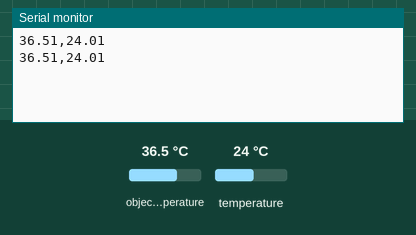
This sketch was run on a simulated Arduino Uno, built with avr-gcc and run on an emulated ATmega328P. Parts: the last lines printed to the serial monitor. The test bench sets the inputs (shaded band); at power-on: object temperature 36.5 °C, temperature 24 °C.

Above: at 10.8 s.
10.9 s: object temperature set to 20 °C
At 20.7 s:
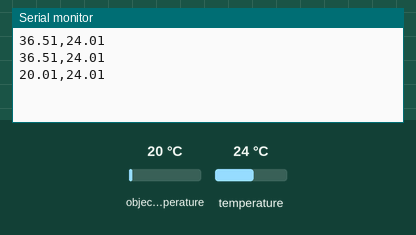
20.9 s: temperature set to 12 °C
At 30.7 s:
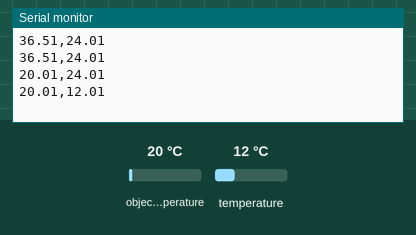
30.9 s: object temperature set to 26 °C
At 41.5 s:
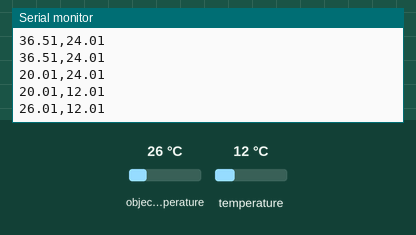
Timing chart, 0 to 43.0 s (numbered marks = the images above; inputs shaded):
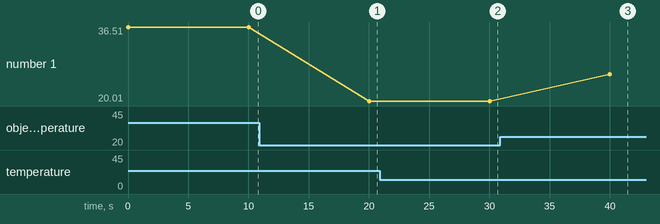

The sketch:

SlaveSender.ino
```cpp
#include <Wire.h>
#include <Adafruit_MLX90614.h>
//create The temperature sensor object and assign emmisivity value
//Important Emmisivity Values
//Ashphalt: 0.93
//Gravel: 0.28
//Dirt: 0.90 - 0.95
//Snow: 0.96 - 0.98
//Ice smooth: 0.966
//Ice rough: 0.985
Adafruit_MLX90614 mlx = Adafruit_MLX90614();


//run initial setup script for the arduino
//Tell Arduino to begin Serial reading and to check the temperature sensor if it is initialized
void setup() {
  Serial.begin(9600);
  mlx.begin();
}
//This is the main arduino loop that will run until the arduino is shut off or loses power
void loop() {
  //Read the object temperature and ambient temperature in celcius
  float temp = mlx.readObjectTempC();
  float temp2 = mlx.readAmbientTempC();
  //Print the temperatures in serial
  Serial.print(temp);
  Serial.print(","); // separate temperature data by comma
  Serial.print(temp2);
  Serial.print("\n");
  delay(10000); // wait for 10 seconds to read data again


}
```

Measured:
- after the input at 10.9 s, the serial monitor: prints a new line after 9.1 s (image 1)
- after the input at 20.9 s, the serial monitor: prints a new line after 9.1 s (image 2)
- after the input at 30.9 s, the serial monitor: prints a new line after 9.1 s (image 3)
- plotted number 1: 36.51 → 20.01 after the input at 10.9 s, 20.01 → 26.01 after the input at 30.9 s
